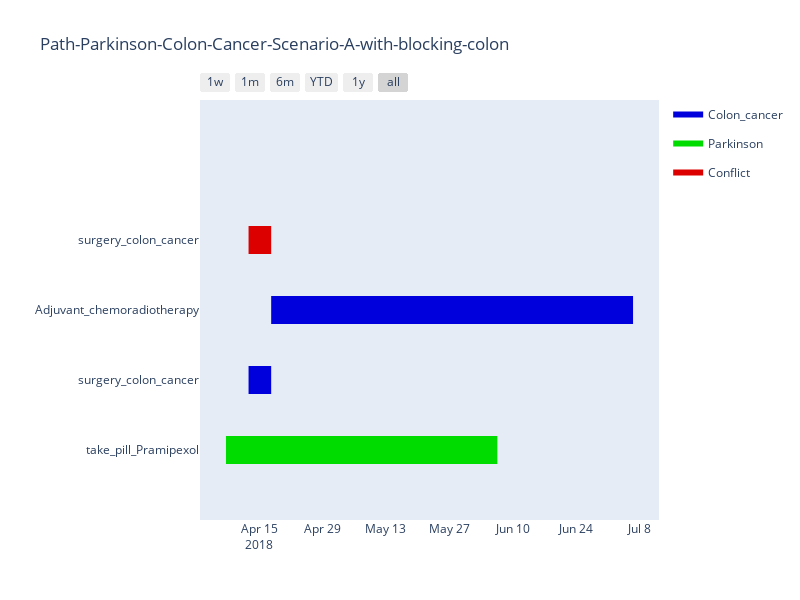

The cell this chart's notebook holds for it:
### Markdown cell above
### alert detection

### Code cell
!eye --nope ../data/data-colon-cancer-t3-a.ttl ../data/t3.ttl ../parkinson/gps-desc.n3 ../parkinson/score-calculation.n3  ../colon-cancer/gps-desc.n3 ../colon-cancer/gps-knowledge.n3 ../path/aggreagatedPath-t3-a.n3 ../knowledge/knowledge.n3 ../engine/gps-plugin-validation.n3 --query  ../engine/gps-alert-detection.csvq --strings >../path/detected-conflict-t3-a.csv
conflict_action_a = pd.read_csv('../path/detected-conflict-t3-a.csv', sep=',', encoding = 'utf-8')

df_path_a = pd.read_csv('../path/aggreagatedPath-plot-t3-a.csv', sep=',', encoding = 'utf-8')
df_a = [dict(Task=df_path_a.action_name[0], Start=df_path_a.start_time[0], Finish=df_path_a.end_time[0], Resource=df_path_a.map_name[0])]
i=1
while i < len(df_path_a):
    df_a.append( dict(Task=df_path_a.action_name[i], Start=df_path_a.start_time[i], Finish=df_path_a.end_time[i], Resource=df_path_a.map_name[i]) )
    i+=1
df_a.append( dict(Task=conflict_action_a.action_name[0], Start=conflict_action_a.start_time[0], Finish=conflict_action_a.end_time[0], Resource=conflict_action_a.map_name[0]) )


colors = dict(Conflict = 'rgb(220, 0, 0)',
              Colon_cancer = 'rgb(0, 0, 220)',
              Parkinson = 'rgb(0, 220, 0)')
fig_a_alert = ff.create_gantt(df_a, colors=colors, index_col='Resource', show_colorbar=True,  title='Path-Parkinson-Colon-Cancer-Scenario-A-with-blocking-colon')
fig_a_alert['layout'].update(autosize=False, width=800, height=600, margin=dict(l=200))
iplot(fig_a_alert, show_link=False)

### Figure 1 — Plotly figure (JSON) as saved in the notebook; plotly's stock layout.template omitted (floating-point values rounded to 4 significant figures)
{"data": [{"fill": "toself", "fillcolor": "rgb(0, 0, 220)", "hoverinfo": "name", "legendgroup": "rgb(0, 0, 220)", "mode": "none", "name": "Colon_cancer", "type": "scatter", "x": ["2018-04-12T14:50:33Z", "2018-04-17T14:50:33.0Z", "2018-04-17T14:50:33.0Z", "2018-04-12T14:50:33Z", "2018-04-12T14:50:33Z", "2018-04-17T14:50:33.0Z", "2018-07-06T14:50:33.0Z", "2018-07-06T14:50:33.0Z", "2018-04-17T14:50:33.0Z"], "y": [0.8, 0.8, 1.2, 1.2, null, 1.8, 1.8, 2.2, 2.2]}, {"fill": "toself", "fillcolor": "rgb(0, 220, 0)", "hoverinfo": "name", "legendgroup": "rgb(0, 220, 0)", "mode": "none", "name": "Parkinson", "type": "scatter", "x": ["2018-04-07T14:52:21.0Z", "2018-06-06T14:52:21.0Z", "2018-06-06T14:52:21.0Z", "2018-04-07T14:52:21.0Z"], "y": [-0.2, -0.2, 0.2, 0.2]}, {"fill": "toself", "fillcolor": "rgb(220, 0, 0)", "hoverinfo": "name", "legendgroup": "rgb(220, 0, 0)", "mode": "none", "name": "Conflict", "type": "scatter", "x": ["2018-04-12T14:50:33Z", "2018-04-17T14:50:33.0Z", "2018-04-17T14:50:33.0Z", "2018-04-12T14:50:33Z"], "y": [2.8, 2.8, 3.2, 3.2]}, {"legendgroup": "rgb(0, 0, 220)", "marker": {"color": "rgb(0, 0, 220)", "opacity": 0, "size": 1}, "mode": "markers", "name": "", "showlegend": false, "text": [null, null, null, null], "type": "scatter", "x": ["2018-04-12T14:50:33Z", "2018-04-17T14:50:33.0Z", "2018-04-17T14:50:33.0Z", "2018-07-06T14:50:33.0Z"], "y": [1, 1, 2, 2]}, {"legendgroup": "rgb(0, 220, 0)", "marker": {"color": "rgb(0, 220, 0)", "opacity": 0, "size": 1}, "mode": "markers", "name": "", "showlegend": false, "text": [null, null], "type": "scatter", "x": ["2018-04-07T14:52:21.0Z", "2018-06-06T14:52:21.0Z"], "y": [0, 0]}, {"legendgroup": "rgb(220, 0, 0)", "marker": {"color": "rgb(220, 0, 0)", "opacity": 0, "size": 1}, "mode": "markers", "name": "", "showlegend": false, "text": [null, null], "type": "scatter", "x": ["2018-04-12T14:50:33Z", "2018-04-17T14:50:33.0Z"], "y": [3, 3]}], "layout": {"autosize": false, "height": 600, "hovermode": "closest", "margin": {"l": 200}, "showlegend": true, "title": {"text": "Path-Parkinson-Colon-Cancer-Scenario-A-with-blocking-colon"}, "width": 800, "xaxis": {"rangeselector": {"buttons": [{"count": 7, "label": "1w", "step": "day", "stepmode": "backward"}, {"count": 1, "label": "1m", "step": "month", "stepmode": "backward"}, {"count": 6, "label": "6m", "step": "month", "stepmode": "backward"}, {"count": 1, "label": "YTD", "step": "year", "stepmode": "todate"}, {"count": 1, "label": "1y", "step": "year", "stepmode": "backward"}, {"step": "all"}]}, "showgrid": false, "type": "date", "zeroline": false}, "yaxis": {"autorange": false, "range": [-1, 5], "showgrid": false, "ticktext": ["take_pill_Pramipexol", "surgery_colon_cancer", "Adjuvant_chemoradiotherapy", "surgery_colon_cancer"], "tickvals": [0, 1, 2, 3], "zeroline": false}}}
